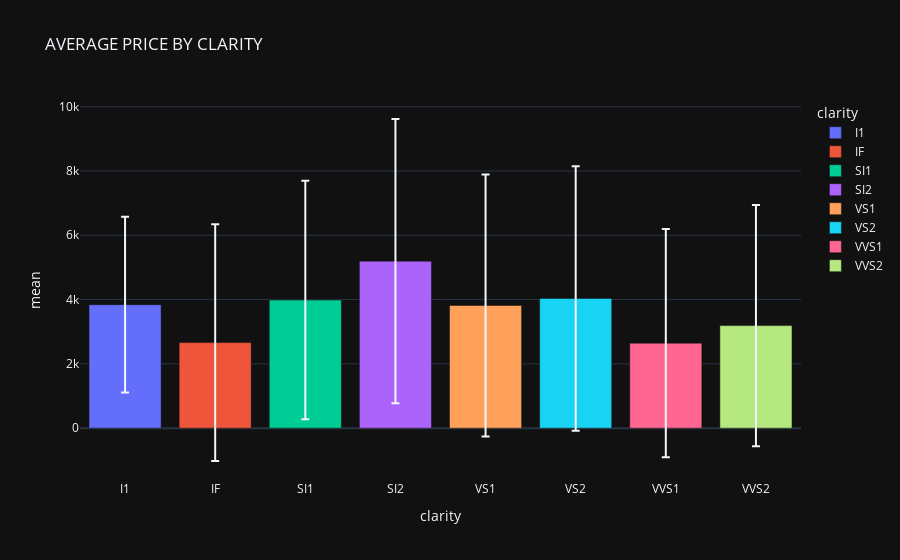

Source (notebook cell):
### Code cell
# CALCULATE STATS
df_stats=df.groupby("clarity")["price"].agg(["mean","std"]).reset_index()
fig=px.bar(df_stats,x="clarity",y="mean",
           color="clarity",error_y="std",
           title="AVERAGE PRICE BY CLARITY"
           )
fig.show()

### Figure 1 — Plotly figure (JSON) as saved in the notebook; plotly's stock layout.template omitted (floating-point values rounded to 4 significant figures)
{"data": [{"error_y": {"array": [2732.0]}, "hovertemplate": "clarity=%{x}<br>mean=%{y}<extra></extra>", "legendgroup": "I1", "marker": {"color": "#636efa", "pattern": {"shape": ""}}, "name": "I1", "orientation": "v", "showlegend": true, "textposition": "auto", "x": ["I1"], "xaxis": "x", "y": [3841.0], "yaxis": "y", "type": "bar"}, {"error_y": {"array": [3682.0]}, "hovertemplate": "clarity=%{x}<br>mean=%{y}<extra></extra>", "legendgroup": "IF", "marker": {"color": "#EF553B", "pattern": {"shape": ""}}, "name": "IF", "orientation": "v", "showlegend": true, "textposition": "auto", "x": ["IF"], "xaxis": "x", "y": [2661.0], "yaxis": "y", "type": "bar"}, {"error_y": {"array": [3707.0]}, "hovertemplate": "clarity=%{x}<br>mean=%{y}<extra></extra>", "legendgroup": "SI1", "marker": {"color": "#00cc96", "pattern": {"shape": ""}}, "name": "SI1", "orientation": "v", "showlegend": true, "textposition": "auto", "x": ["SI1"], "xaxis": "x", "y": [3984.0], "yaxis": "y", "type": "bar"}, {"error_y": {"array": [4421.0]}, "hovertemplate": "clarity=%{x}<br>mean=%{y}<extra></extra>", "legendgroup": "SI2", "marker": {"color": "#ab63fa", "pattern": {"shape": ""}}, "name": "SI2", "orientation": "v", "showlegend": true, "textposition": "auto", "x": ["SI2"], "xaxis": "x", "y": [5195.0], "yaxis": "y", "type": "bar"}, {"error_y": {"array": [4072.0]}, "hovertemplate": "clarity=%{x}<br>mean=%{y}<extra></extra>", "legendgroup": "VS1", "marker": {"color": "#FFA15A", "pattern": {"shape": ""}}, "name": "VS1", "orientation": "v", "showlegend": true, "textposition": "auto", "x": ["VS1"], "xaxis": "x", "y": [3817.0], "yaxis": "y", "type": "bar"}, {"error_y": {"array": [4113.0]}, "hovertemplate": "clarity=%{x}<br>mean=%{y}<extra></extra>", "legendgroup": "VS2", "marker": {"color": "#19d3f3", "pattern": {"shape": ""}}, "name": "VS2", "orientation": "v", "showlegend": true, "textposition": "auto", "x": ["VS2"], "xaxis": "x", "y": [4036.0], "yaxis": "y", "type": "bar"}, {"error_y": {"array": [3551.0]}, "hovertemplate": "clarity=%{x}<br>mean=%{y}<extra></extra>", "legendgroup": "VVS1", "marker": {"color": "#FF6692", "pattern": {"shape": ""}}, "name": "VVS1", "orientation": "v", "showlegend": true, "textposition": "auto", "x": ["VVS1"], "xaxis": "x", "y": [2643.0], "yaxis": "y", "type": "bar"}, {"error_y": {"array": [3750.0]}, "hovertemplate": "clarity=%{x}<br>mean=%{y}<extra></extra>", "legendgroup": "VVS2", "marker": {"color": "#B6E880", "pattern": {"shape": ""}}, "name": "VVS2", "orientation": "v", "showlegend": true, "textposition": "auto", "x": ["VVS2"], "xaxis": "x", "y": [3190.0], "yaxis": "y", "type": "bar"}], "layout": {"xaxis": {"anchor": "y", "domain": [0.0, 1.0], "title": {"text": "clarity"}, "categoryorder": "array", "categoryarray": ["I1", "IF", "SI1", "SI2", "VS1", "VS2", "VVS1", "VVS2"]}, "yaxis": {"anchor": "x", "domain": [0.0, 1.0], "title": {"text": "mean"}}, "legend": {"title": {"text": "clarity"}, "tracegroupgap": 0}, "title": {"text": "AVERAGE PRICE BY CLARITY"}, "barmode": "relative"}}
